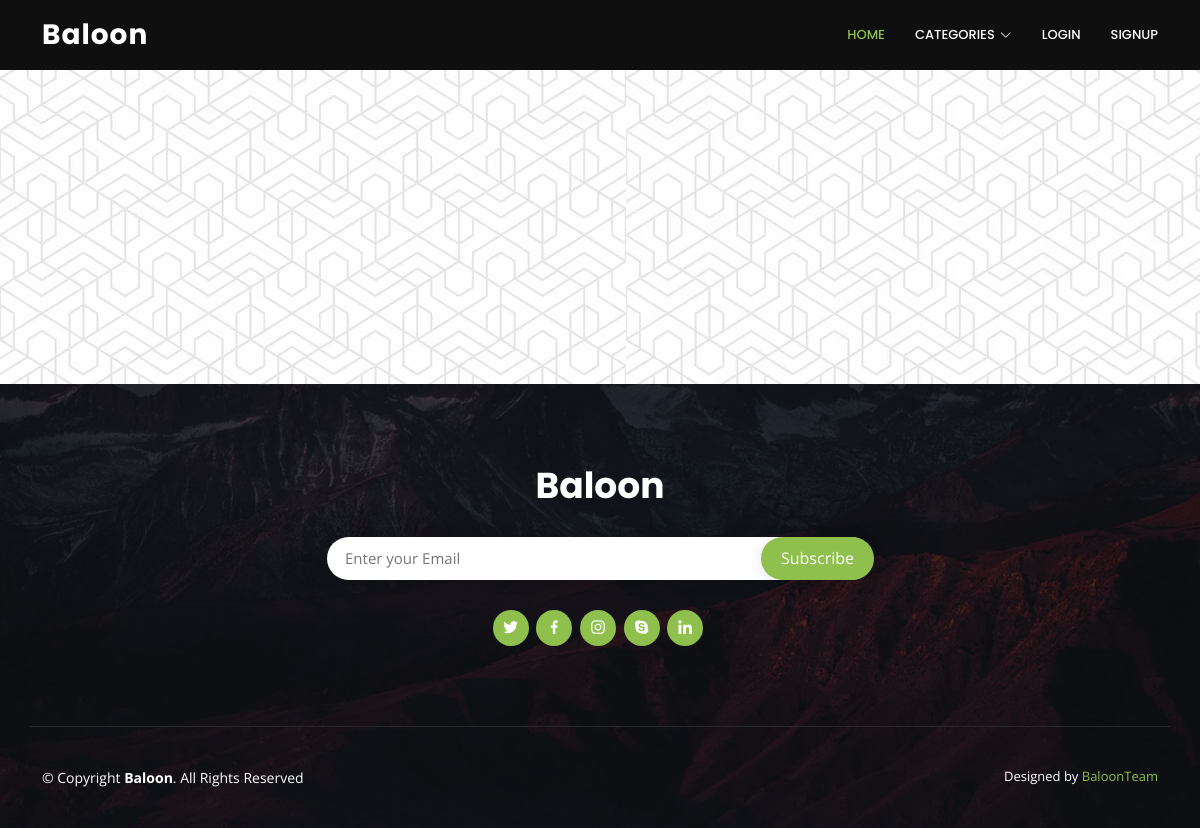
/ligue_1_matchs, run on an earlier commit of the app's database.
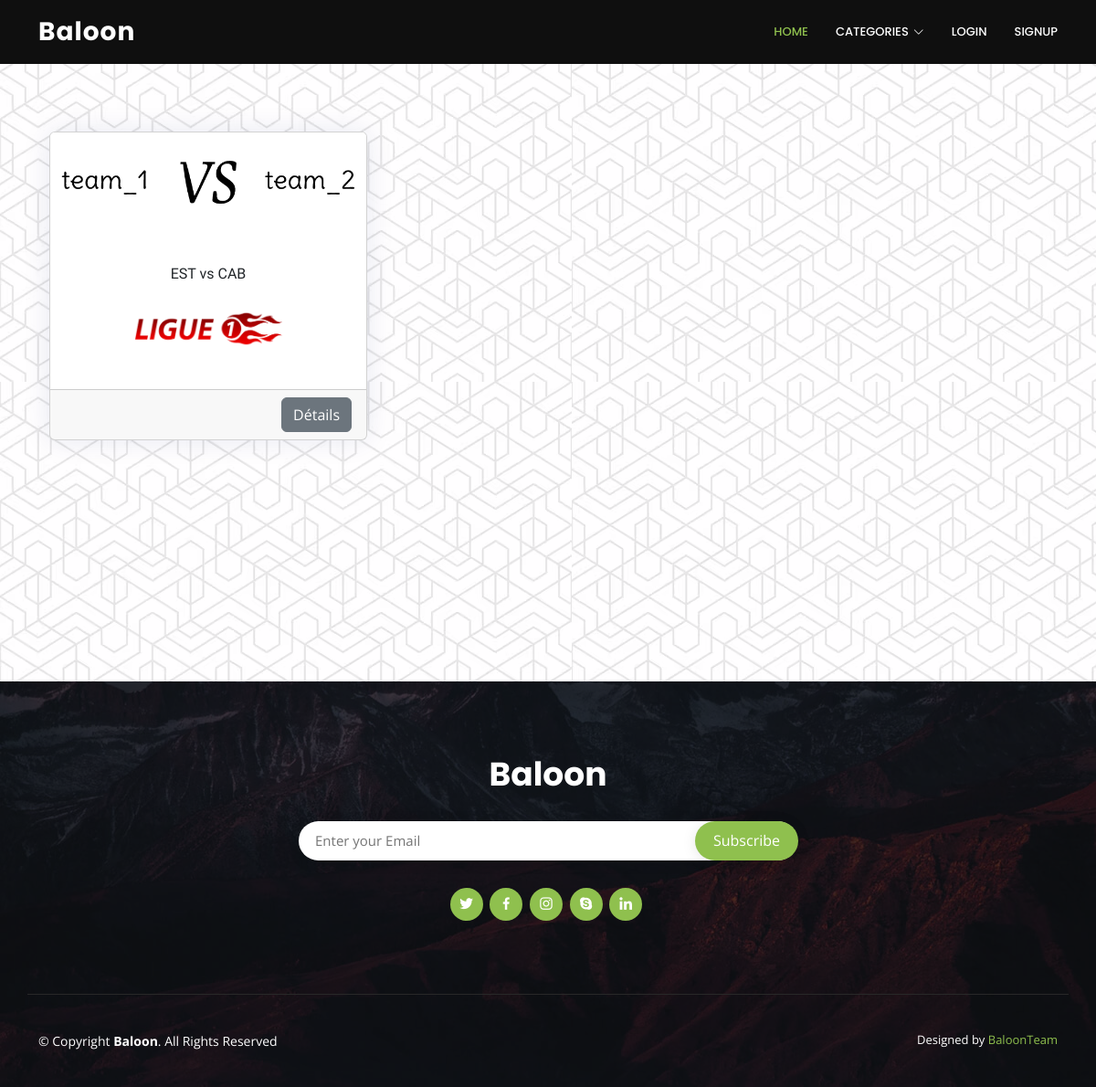
And on a later commit of the database.
### events_app/models.py (models this page shows, shortened)
class Events(models.Model):
    match = models.CharField(max_length=255)
    date = models.DateField(default=timezone.now)
    lieu = models.CharField(max_length=255)
    organisateur = models.ForeignKey(Organisateur, on_delete=models.CASCADE, related_name='events')
    image = models.ImageField(upload_to='images', default='default.png', blank=True)

### events_app/views.py (the view)
# urls.py: path('ligue_1_matchs', views.ligue_1_matchs, name="ligue_1_matchs"),
def ligue_1_matchs(request):
    matchs_list = Events.objects.filter(organisateur__categorie='ligue 1')
    return render(request, "events_app/by_category.html", {'matchs_list': matchs_list})

### templates/events_app/by_category.html (shortened to what this page needs)
{% extends "base.html" %}
{% load static %}
{% block content %}
    <br>
    <div class="container">
        <div class="row row-cols-1 row-cols-md-3 g-4">
            {% for event in matchs_list %}
                <div class="col">
                    <div class="card h-100">
                        <img src={{ event.image.url }} class="card-img-top" alt="{{ event.match }}">
                        <div class="card-body">
                            <div class="card-title">
                                <center>
                                    <h6> {{ event.match }}</h6>
                                </center>
                            </div>
                            <small class="text-body-secondary">
                                <center>
                                    {% if event.organisateur.categorie == 'ligue 1' %}
                                        <img src="{% static 'Tunisian_Ligue_1_(logo).png' %}"
                                             style="height: 40px; width: auto;" class="card-img-top"
                                             alt="{{ event.organisateur.categorie }}">
                                    {% endif %}
                                </center>
                            </small></div>
                        <div class="card-footer">
                            <small><a href="{% url 'event_detail' event.id %}" class="btn btn-secondary float-end">Détails</a></small>
                        </div>
                    </div>
                </div>
            {% endfor %}
        </div>
    </div>
    <br>
{% endblock content %}

What changed in the data, as far as the page shows it:
added Events: image (placeholder picture), match "EST vs CAB"
